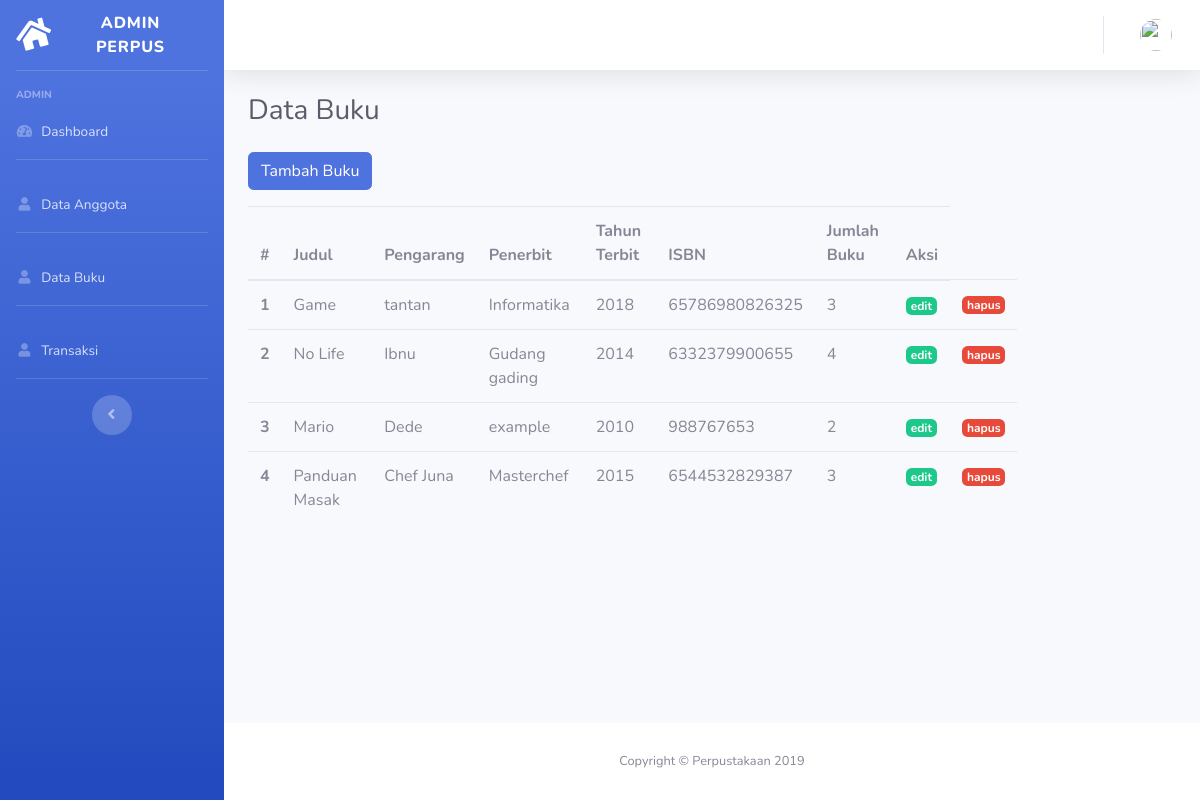
The page /index.php/admin/buku on the database as committed earlier.
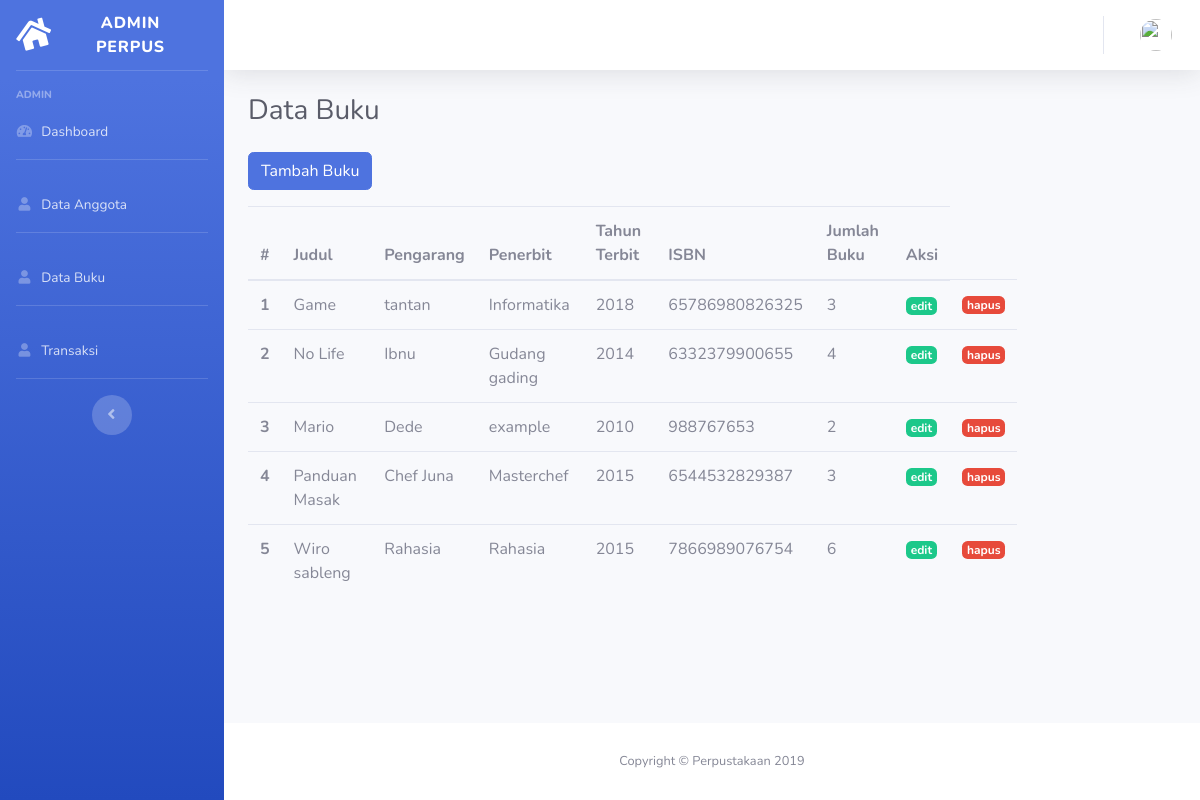
The same page on the database as committed later.
### tables this page shows
CREATE TABLE `buku` (
  `id` int(11) NOT NULL,
  `judul` varchar(200) NOT NULL,
  `pengarang` varchar(100) NOT NULL,
  `penerbit` varchar(150) NOT NULL,
  `tahun_terbit` varchar(4) NOT NULL,
  `isbn` varchar(50) NOT NULL,
  `jumlah_buku` int(3) NOT NULL,
  `rak_buku` enum('rak1','rak2','rak3') NOT NULL,
  `tgl_input` date NOT NULL
);

### application/controllers/Admin.php (called while the page is built, shortened)
<?php
class Admin extends CI_Controller
{
    public function buku()
    {
        $data['title'] = 'Data Buku';
        $data['user'] = $this->db->get_where('user', ['email' => $this->session->userdata('email')])->row_array();
        $data['buku'] = $this->db->get('buku')->result_array();
        $this->form_validation->set_rules('judul', 'Judul', 'required');
        $this->form_validation->set_rules('pengarang', 'Pengarang', 'required');
        $this->form_validation->set_rules('penerbit', 'Penerbit', 'required');
        $this->form_validation->set_rules('tahun', 'Tahun', 'required');
        $this->form_validation->set_rules('isbn', 'ISBN', 'required');
        $this->form_validation->set_rules('jumlah', 'Jumlah', 'required');
        $this->form_validation->set_rules('rak', 'Rak Buku', 'required');
        $this->form_validation->set_rules('input', 'Tanggal input buku', 'required');
        if ($this->form_validation->run() == false) {
            $this->load->view('templates/header', $data);
            $this->load->view('templates/sidebar', $data);
            $this->load->view('templates/topbar', $data);
            $this->load->view('admin/buku', $data);
            $this->load->view('templates/footer');
        }
    }
}

### index.php (called while the page is built, shortened)
<?php
require_once BASEPATH.'core/CodeIgniter.php';

### application/views/admin/buku.php (the view, shortened to what this page needs)
<div class="container-fluid">
    <h1 class="h3 mb-4 text-gray-800"><?= $title; ?></h1>
    <div class="row">
        <div class="col-lg-10">
            <a href="" class="btn btn-primary mb-3" data-toggle="modal" data-target="#tambahBukuModal">Tambah Buku</a>
            <table class="table table-hover">
                <thead>
                    <tr>
                        <th scope="col">#</th>
                        <th scope="col">Judul</th>
                        <th scope="col">Pengarang</th>
                        <th scope="col">Penerbit</th>
                        <th scope="col">Tahun Terbit</th>
                        <th scope="col">ISBN</th>
                        <th scope="col">Jumlah Buku</th>
                        <th scope="col">Aksi</th>
                    </tr>
                </thead>
                <tbody>
                    <?php $i = 1; ?>
                    <?php foreach ($buku as $b) : ?>
                        <tr>
                            <th scope="row"><?= $i; ?></th>
                            <td><?= $b['judul']; ?></td>
                            <td><?= $b['pengarang']; ?></td>
                            <td><?= $b['penerbit']; ?></td>
                            <td><?= $b['tahun_terbit']; ?></td>
                            <td><?= $b['isbn']; ?></td>
                            <td><?= $b['jumlah_buku']; ?></td>
                            <td><a href="" class="badge badge-success">edit</a></td>
                            <td><a href="" class="badge badge-danger">hapus</a></td>
                        </tr>
                        <?php $i++; ?>
                    <?php endforeach; ?>
                </tbody>
            </table>
        </div>
    </div>
</div>
</div>

Rows that differ between the two databases and show on the page:
added buku: judul "Wiro sableng", pengarang "Rahasia", penerbit "Rahasia", tahun_terbit "2015", isbn "7866989076754", jumlah_buku "6"
